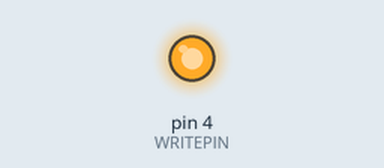
The sketch below on a simulated Arduino Uno, built with avr-gcc and run on an emulated ATmega328P. On the bench: output pins drawn as LEDs (lit = HIGH). Dashed ring = blinking.

Above: at 0.1 s.
At 2.1 s:
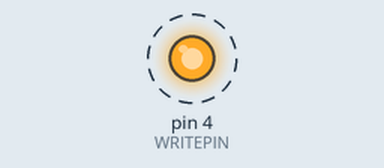
Timing chart, 0 to 5.0 s (numbered marks = the images above):
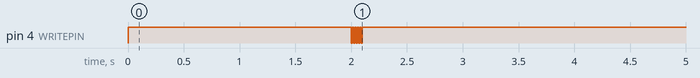

The sketch:

MorzeSend.ino
```cpp
#define WRITEPIN 4
int state=0;
int message[]={0,1,0,1,0,1,0,1,0};
String morse="";
int index=0;
int TU=10;
bool istranslated=false;
void setup() {
  // put your setup code here, to run once:
  Serial.begin(9600);
  pinMode(WRITEPIN,OUTPUT);
  digitalWrite(WRITEPIN,1);
  delay(2000);
}
int a=1;
int i=0;
int n=9;
long lasttime=millis();
void send_message(int message[]){
  if (millis()-lasttime>TU){
    a=message[i];
    //Serial.println(a);
    i+=1;
    digitalWrite(WRITEPIN,a);
    lasttime=millis();
  }
}
bool gotmessage=true;
void loop() {
  if (gotmessage){
    if (i<=n){
      send_message(message);
    }else if (i>n){
      a=1;
      digitalWrite(WRITEPIN,a);
      istranslated=true;
      gotmessage=false;
    }
  }
}
```

Measured:
- by itself, pin 4 (WRITEPIN): alternates HIGH for 0.01 s and LOW for 0.01 s, 10 changes in all, then stays HIGH
